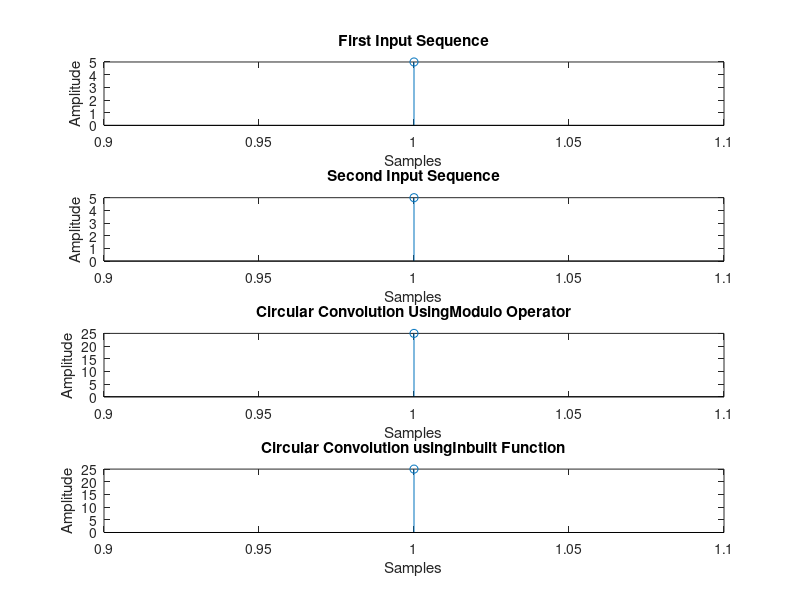

Write the MATLAB code that produced this figure.

clc;
close all;
clear all;
x1=input('Enter the first sequence :');
x2=input('Enter the second sequence: ');
N1=length(x1);
N2=length(x2);
N=max(N1,N2);

if(N2>N1)
x4=[x1,zeros(1,N-N1)];
x5=x2;
elseif(N2==N1)
        x4=x1;
        x5=x2;
else
x4=x1;
x5=[x2,zeros(1,N-N2)];
end
 
x3=zeros(1,N);
for m=0:N-1
x3(m+1)=0;
for n=0:N-1
        j=mod(m-n,N);
        x3(m+1)=x3(m+1)+x4(n+1).*x5(j+1);
end
end
 
subplot(4,1,1)
stem(x1);
title('First Input Sequence');
xlabel('Samples');
ylabel('Amplitude');
subplot(4,1,2)
stem(x2);
title('Second Input Sequence');
xlabel('Samples');
ylabel('Amplitude');
subplot(4,1,3)
stem(x3);
title('Circular Convolution UsingModulo Operator');
xlabel('Samples');
ylabel('Amplitude');
 
%In built function
y=cconv(x1,x2,N);
subplot(4,1,4)
stem(y);
title('Circular Convolution usingInbuilt Function');
xlabel('Samples');
ylabel('Amplitude');






